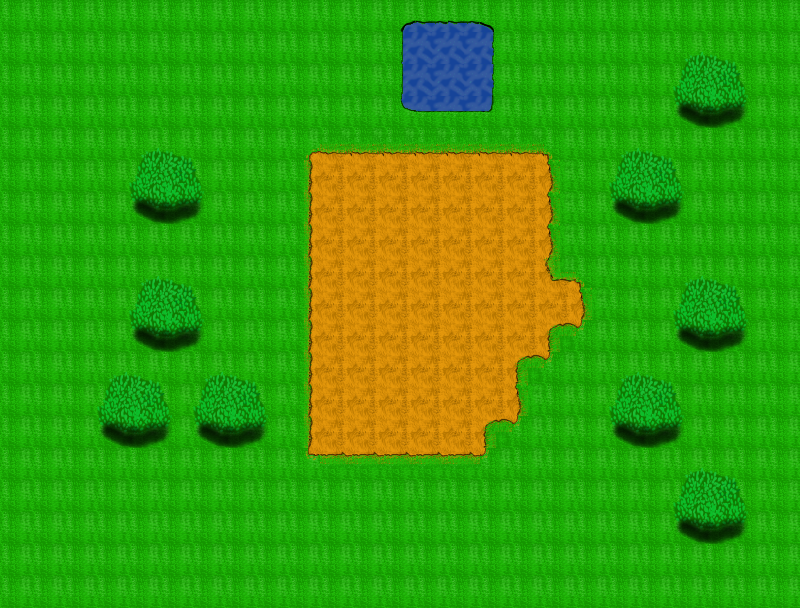

Rendered tile map (Tiled .tmx) drawn with the repository's tilesets; below, a short description and the full map source, tile grids included:
An orthogonal 25x19 tile map with 32x32 px tiles, 3 tile layers (Ground, Farmable, Bush).

<map version="1.0" tiledversion="1.1.6" orientation="orthogonal" renderorder="right-down" width="25" height="19" tilewidth="32" tileheight="32" infinite="0" nextobjectid="1">
 <properties>
  <property name="Farmable" type="bool" value="true" />
 </properties>
 <tileset firstgid="1" source="GD1-proj1-tileset.tsx" />
 <layer name="Ground" width="25" height="19">
  <data encoding="csv">
109,109,109,109,109,109,109,109,109,109,109,109,88,89,89,90,109,109,109,109,109,109,109,109,109,
109,109,109,109,109,109,109,109,109,109,109,109,113,114,114,115,109,109,109,109,109,109,109,109,109,
109,109,109,109,109,109,109,109,109,109,109,109,113,114,114,115,109,109,109,109,109,109,109,109,109,
109,109,109,109,109,109,109,109,109,109,109,109,138,139,139,140,109,109,109,109,109,109,109,109,109,
109,109,109,109,109,109,109,109,109,183,134,134,134,134,134,134,134,185,109,109,109,109,109,109,109,
109,109,109,109,109,109,109,109,109,110,0,0,0,0,0,0,0,108,109,109,109,109,109,109,109,
109,109,109,109,109,109,109,109,109,110,0,0,0,0,0,0,0,108,109,109,109,109,109,109,109,
109,109,109,109,109,109,109,109,109,110,0,0,0,0,0,0,0,108,109,109,109,109,109,109,109,
109,109,109,109,109,109,109,109,109,110,0,0,0,0,0,0,0,133,185,109,109,109,109,109,109,
109,109,109,109,109,109,109,109,109,110,0,0,0,0,0,0,0,209,108,109,109,109,109,109,109,
109,109,109,109,109,109,109,109,109,110,0,0,0,0,0,0,0,83,235,109,109,109,109,109,109,
109,109,109,109,109,109,109,109,109,110,0,0,0,0,0,0,83,235,109,109,109,109,109,109,109,
109,109,109,109,109,109,109,109,109,110,0,0,0,0,0,0,108,109,109,109,109,109,109,109,109,
109,109,109,109,109,109,109,109,109,110,0,0,0,0,0,83,235,109,109,109,109,109,109,109,109,
109,109,109,109,109,109,109,109,109,233,84,84,84,84,84,235,109,109,109,109,109,109,109,109,109,
109,109,109,109,109,109,109,109,109,109,109,109,109,109,109,109,109,109,109,109,109,109,109,109,109,
109,109,109,109,109,109,109,109,109,109,109,109,109,109,109,109,109,109,109,109,109,109,109,109,109,
109,109,109,109,109,109,109,109,109,109,109,109,109,109,109,109,109,109,109,109,109,109,109,109,109,
109,109,109,109,109,109,109,109,109,109,109,109,109,109,109,109,109,109,109,109,109,109,109,109,109
</data>
 </layer>
 <layer name="Farmable" width="25" height="19">
  <data encoding="csv">
0,0,0,0,0,0,0,0,0,0,0,0,0,0,0,0,0,0,0,0,0,0,0,0,0,
0,0,0,0,0,0,0,0,0,0,0,0,0,0,0,0,0,0,0,0,0,0,0,0,0,
0,0,0,0,0,0,0,0,0,0,0,0,0,0,0,0,0,0,0,0,0,0,0,0,0,
0,0,0,0,0,0,0,0,0,0,0,0,0,0,0,0,0,0,0,0,0,0,0,0,0,
0,0,0,0,0,0,0,0,0,0,0,0,0,0,0,0,0,0,0,0,0,0,0,0,0,
0,0,0,0,0,0,0,0,0,0,209,209,209,209,209,209,209,0,0,0,0,0,0,0,0,
0,0,0,0,0,0,0,0,0,0,209,209,209,209,209,209,209,0,0,0,0,0,0,0,0,
0,0,0,0,0,0,0,0,0,0,209,209,209,209,209,209,209,0,0,0,0,0,0,0,0,
0,0,0,0,0,0,0,0,0,0,209,209,209,209,209,209,209,0,0,0,0,0,0,0,0,
0,0,0,0,0,0,0,0,0,0,209,209,209,209,209,209,209,0,0,0,0,0,0,0,0,
0,0,0,0,0,0,0,0,0,0,209,209,209,209,209,209,209,0,0,0,0,0,0,0,0,
0,0,0,0,0,0,0,0,0,0,209,209,209,209,209,209,0,0,0,0,0,0,0,0,0,
0,0,0,0,0,0,0,0,0,0,209,209,209,209,209,209,0,0,0,0,0,0,0,0,0,
0,0,0,0,0,0,0,0,0,0,209,209,209,209,209,0,0,0,0,0,0,0,0,0,0,
0,0,0,0,0,0,0,0,0,0,0,0,0,0,0,0,0,0,0,0,0,0,0,0,0,
0,0,0,0,0,0,0,0,0,0,0,0,0,0,0,0,0,0,0,0,0,0,0,0,0,
0,0,0,0,0,0,0,0,0,0,0,0,0,0,0,0,0,0,0,0,0,0,0,0,0,
0,0,0,0,0,0,0,0,0,0,0,0,0,0,0,0,0,0,0,0,0,0,0,0,0,
0,0,0,0,0,0,0,0,0,0,0,0,0,0,0,0,0,0,0,0,0,0,0,0,0
</data>
 </layer>
 <layer name="Bush" width="25" height="19">
  <data encoding="csv">
0,0,0,0,0,0,0,0,0,0,0,0,0,0,0,0,0,0,0,0,0,0,0,0,0,
0,0,0,0,0,0,0,0,0,0,0,0,0,0,0,0,0,0,0,0,0,214,215,216,0,
0,0,0,0,0,0,0,0,0,0,0,0,0,0,0,0,0,0,0,0,0,239,240,241,0,
0,0,0,0,0,0,0,0,0,0,0,0,0,0,0,0,0,0,0,0,0,264,265,266,0,
0,0,0,0,214,215,216,0,0,0,0,0,0,0,0,0,0,0,0,214,215,216,0,0,0,
0,0,0,0,239,240,241,0,0,0,0,0,0,0,0,0,0,0,0,239,240,241,0,0,0,
0,0,0,0,264,265,266,0,0,0,0,0,0,0,0,0,0,0,0,264,265,266,0,0,0,
0,0,0,0,0,0,0,0,0,0,0,0,0,0,0,0,0,0,0,0,0,0,0,0,0,
0,0,0,0,214,215,216,0,0,0,0,0,0,0,0,0,0,0,0,0,0,214,215,216,0,
0,0,0,0,239,240,241,0,0,0,0,0,0,0,0,0,0,0,0,0,0,239,240,241,0,
0,0,0,0,264,265,266,0,0,0,0,0,0,0,0,0,0,0,0,0,0,264,265,266,0,
0,0,0,214,215,216,214,215,216,0,0,0,0,0,0,0,0,0,0,214,215,216,0,0,0,
0,0,0,239,240,241,239,240,241,0,0,0,0,0,0,0,0,0,0,239,240,241,0,0,0,
0,0,0,264,265,266,264,265,266,0,0,0,0,0,0,0,0,0,0,264,265,266,0,0,0,
0,0,0,0,0,0,0,0,0,0,0,0,0,0,0,0,0,0,0,0,0,214,215,216,0,
0,0,0,0,0,0,0,0,0,0,0,0,0,0,0,0,0,0,0,0,0,239,240,241,0,
0,0,0,0,0,0,0,0,0,0,0,0,0,0,0,0,0,0,0,0,0,264,265,266,0,
0,0,0,0,0,0,0,0,0,0,0,0,0,0,0,0,0,0,0,0,0,0,0,0,0,
0,0,0,0,0,0,0,0,0,0,0,0,0,0,0,0,0,0,0,0,0,0,0,0,0
</data>
 </layer>
</map>
